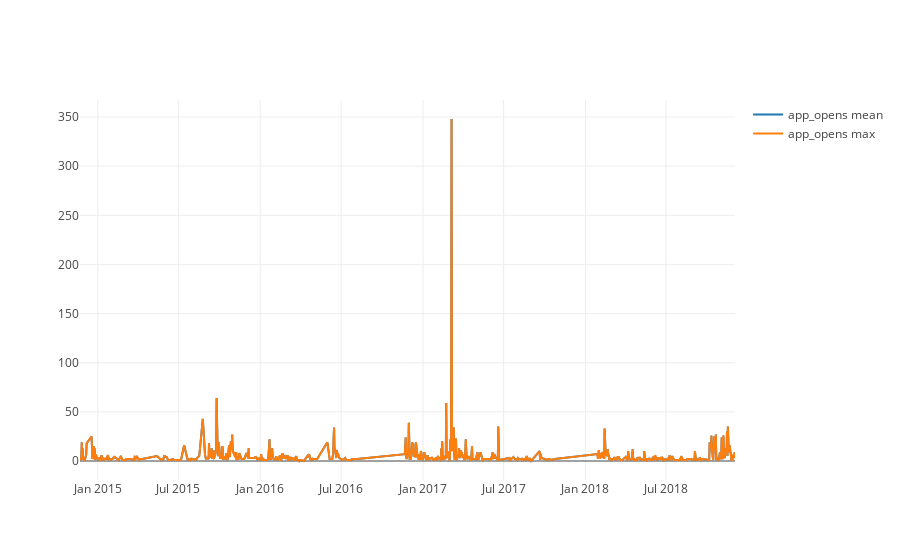
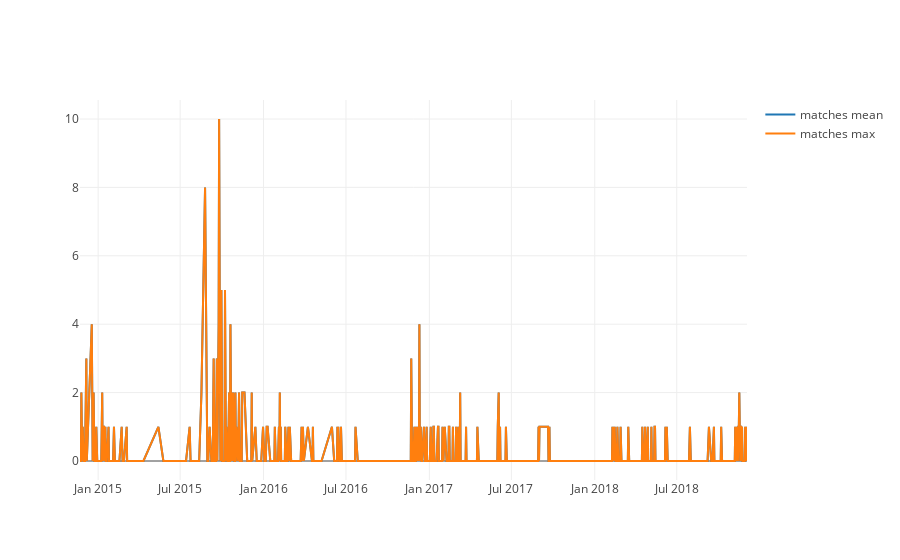
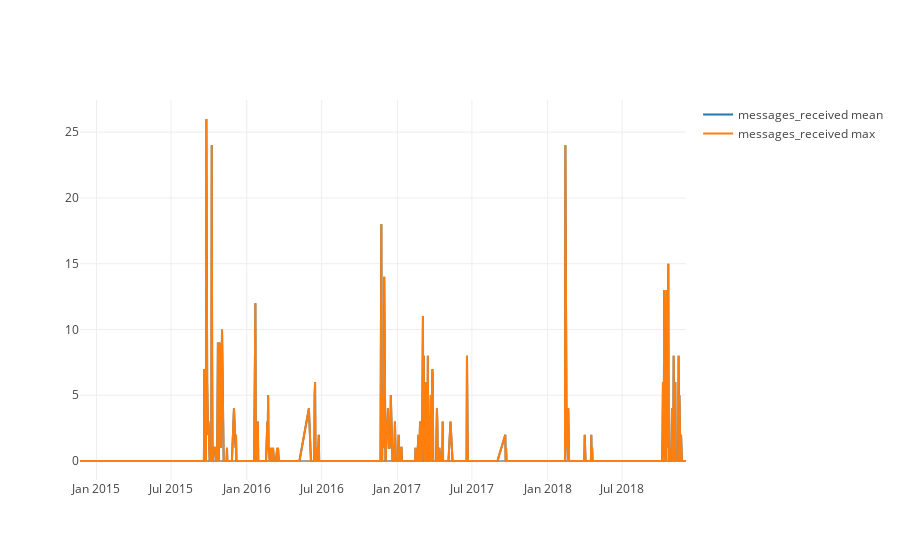
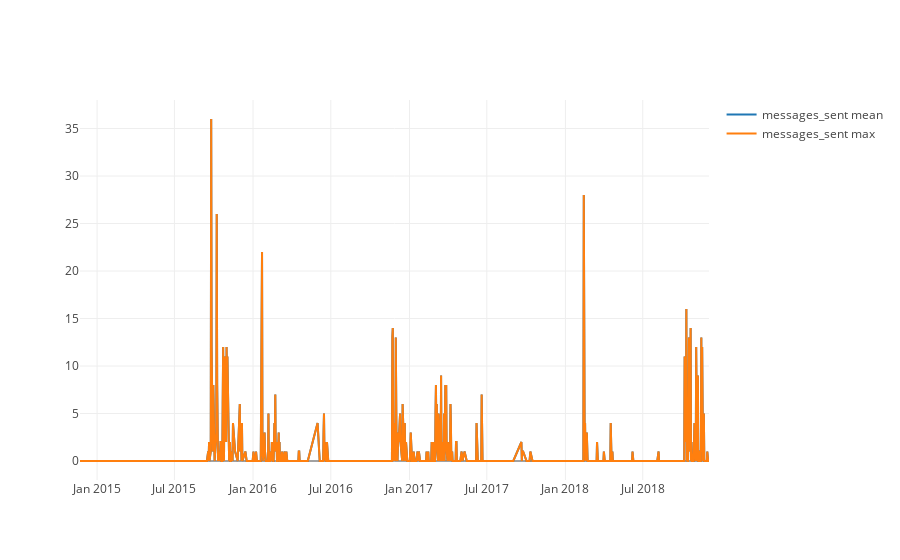

The notebook cell these images were saved under, in order:
### Code cell
for trace2 in traces:
    iplot(trace2)

### Figure 1 — Plotly figure (JSON) as saved in the notebook; plotly's stock layout.template omitted (floating-point values rounded to 4 significant figures; data arrays with more than 128 entries replaced by an {"elided": "..."} marker saying what was removed)
{"data": [{"name": "app_opens mean", "type": "scatter", "uid": "83db364b-073f-4386-9d3c-0f70e16b1b8e", "x": {"elided": "667 str values"}, "y": {"elided": "667 int values"}}, {"name": "app_opens max", "type": "scatter", "uid": "ade84cf3-2d5a-4667-ae22-0366883710bc", "x": {"elided": "667 str values"}, "y": {"elided": "667 int values"}}], "layout": {}}

### Figure 2 — Plotly figure (JSON) as saved in the notebook; plotly's stock layout.template omitted (floating-point values rounded to 4 significant figures; data arrays with more than 128 entries replaced by an {"elided": "..."} marker saying what was removed)
{"data": [{"name": "matches mean", "type": "scatter", "uid": "4cd09a76-d0ee-446f-a254-c3f1c8aca5ab", "x": {"elided": "667 str values"}, "y": {"elided": "667 int values"}}, {"name": "matches max", "type": "scatter", "uid": "2acb6ab8-2a66-4343-88e8-fe5a3fdf3a7a", "x": {"elided": "667 str values"}, "y": {"elided": "667 int values"}}], "layout": {}}

### Figure 3 — Plotly figure (JSON) as saved in the notebook; plotly's stock layout.template omitted (floating-point values rounded to 4 significant figures; data arrays with more than 128 entries replaced by an {"elided": "..."} marker saying what was removed)
{"data": [{"name": "messages_received mean", "type": "scatter", "uid": "c9ef88e3-1e31-401b-9188-a0d2d014fbc5", "x": {"elided": "667 str values"}, "y": {"elided": "667 int values"}}, {"name": "messages_received max", "type": "scatter", "uid": "e7523d5b-bbe5-4142-a76d-71095a66676e", "x": {"elided": "667 str values"}, "y": {"elided": "667 int values"}}], "layout": {}}

### Figure 4 — Plotly figure (JSON) as saved in the notebook; plotly's stock layout.template omitted (floating-point values rounded to 4 significant figures; data arrays with more than 128 entries replaced by an {"elided": "..."} marker saying what was removed)
{"data": [{"name": "messages_sent mean", "type": "scatter", "uid": "fb2b9659-0b1b-4d69-8836-eda1b916bd5e", "x": {"elided": "667 str values"}, "y": {"elided": "667 int values"}}, {"name": "messages_sent max", "type": "scatter", "uid": "9c9e68af-31ee-42d0-84bf-6c0b4bfbd074", "x": {"elided": "667 str values"}, "y": {"elided": "667 int values"}}], "layout": {}}
